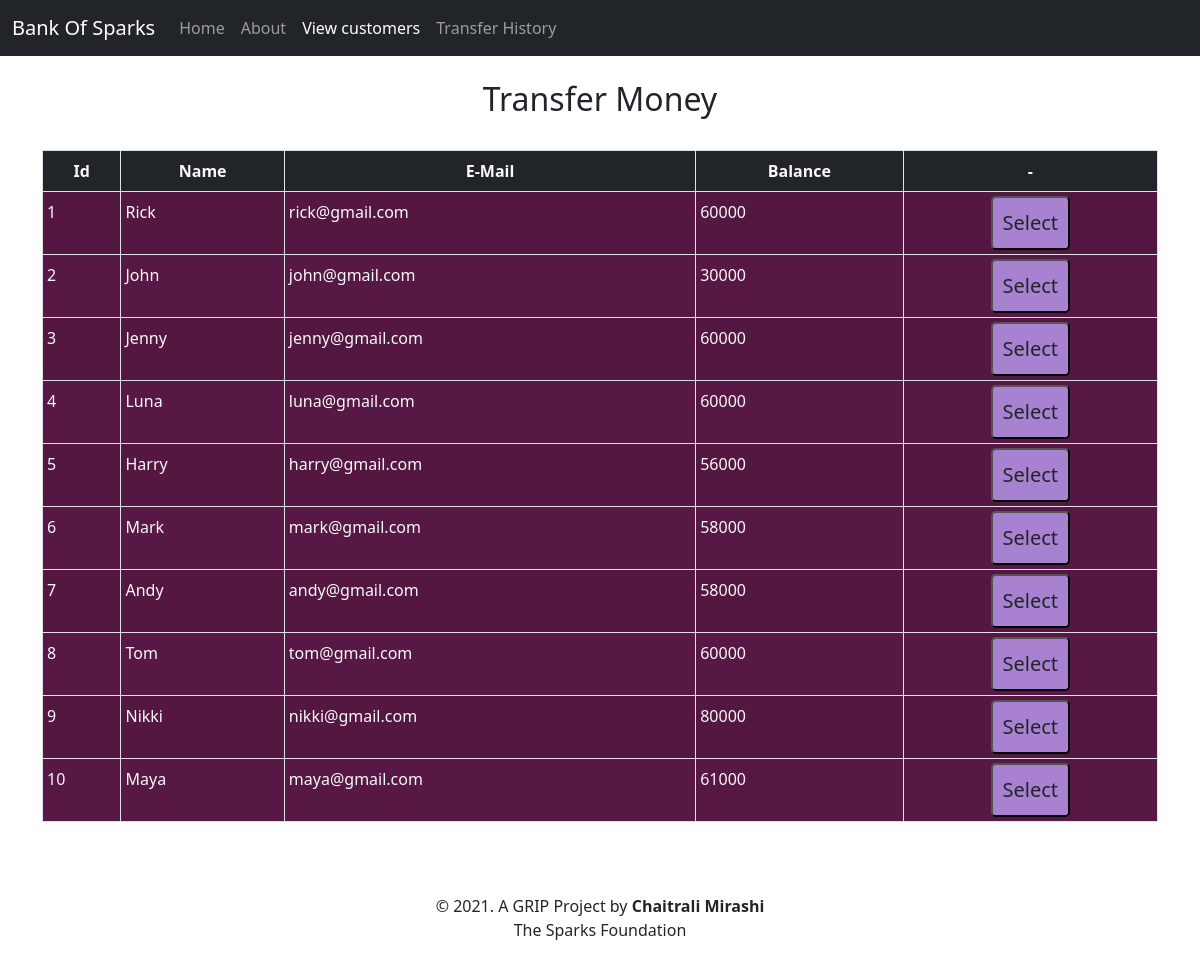
Page /viewcustomers.php on the committed database.
### tables this page shows
CREATE TABLE `viewcustomers` (
  `Id` int NOT NULL,
  `Customer_name` varchar(20) DEFAULT NULL,
  `Email_Id` varchar(40) DEFAULT NULL,
  `Balance` int DEFAULT NULL
);

### viewcustomers.php (the view, shortened to what this page needs)
<!doctype html>
<html lang="en">
  <head>
    <link href="https://cdn.jsdelivr.net/npm/bootstrap@5.0.0-beta3/dist/css/bootstrap.min.css" rel="stylesheet">
    <link rel="stylesheet" href="style.css">
  </head>
  <body>
    <nav class="navbar navbar-expand-lg navbar-dark bg-dark">
      <div class="container-fluid">
        <a class="navbar-brand" href="#">Bank Of Sparks</a>
        <div class="collapse navbar-collapse" id="navbarSupportedContent">
          <ul class="navbar-nav me-auto mb-2 mb-lg-0">
            <li class="nav-item">
              <a class="nav-link " aria-current="page" href="index.php">Home</a>
            </li>
            <li class="nav-item">
              <a class="nav-link" href="about.html">About</a>
            </li>
            <li class="nav-item">
              <a class="nav-link active" href="viewcustomers.php">View customers</a>
            </li>
            <li class="nav-item">
              <a class="nav-link" href="transactionhistory.php">Transfer History</a>
            </li>
          </ul>
        </div>
      </div>
    </nav>
    <?php
        $user = 'root';
        $password = 'Teja@1234';
        $database = 'CUSTOMER_INFO';
        $hostname = 'localhost';
        $mysqli = new mysqli($hostname, $user, $password, $database);
        $sql = "SELECT * FROM viewcustomers";
        $result = mysqli_query($mysqli,$sql);
    ?>
    <div class="container">
        <h2 class="text-center pt-4">Transfer Money</h2>
        <br>
            <div class="row">
                <div class="col">
                    <div class="table-responsive-sm">
                        <table class="table table-hover table-sm table-striped table-condensed table-bordered ">
                            <thead class="bg-dark">
                                <tr>
                                <th scope="col" class="text-center py-2 text-light">Id</th>
                                <th scope="col" class="text-center py-2 text-light">Name</th>
                                <th scope="col" class="text-center py-2 text-light">E-Mail</th>
                                <th scope="col" class="text-center py-2 text-light">Balance</th>
                                <th scope="col" class="text-center py-2 text-light">-</th>
                                </tr>
                            </thead>
                        <tbody class="customertable">
                            <?php
                                while($rows=mysqli_fetch_assoc($result)){
                            ?>
                            <tr>
                                <td class="py-2 text-light"><?php echo $rows['Id'] ?></td>
                                <td class="py-2 text-light"><?php echo $rows['Customer_name']?></td>
                                <td class="py-2 text-light"><?php echo $rows['Email_Id']?></td>
                                <td class="py-2 text-light"><?php echo $rows['Balance']?></td>
                                <td class="text-center"><a href="transaction.php?Id= <?php echo $rows['Id'] ;?>"> <button type="button" class="btn1 btn-lg text-dark">Select</button></a></td>
                            </tr>
                            <?php
                                }
                            ?>
                        </tbody>
                        </table>
                    </div>
                </div>
            </div>
    </div>
    <footer class="text-center mt-5 py-2">
        <p>&copy 2021. A GRIP Project by <b>Chaitrali Mirashi</b> <br> The Sparks Foundation</p>
    </footer>
  </body>
</html>

### style.css (style rules this page uses)
.btn1 { padding: 10px; background-color: #A981D1; }
.customertable { background: #581845; }

### rows in the picture
viewcustomers: Id "1", Customer_name "Rick", Email_Id "rick@gmail.com", Balance "60000"
viewcustomers: Id "2", Customer_name "John", Email_Id "john@gmail.com", Balance "30000"
viewcustomers: Id "3", Customer_name "Jenny", Email_Id "jenny@gmail.com", Balance "60000"
viewcustomers: Id "4", Customer_name "Luna", Email_Id "luna@gmail.com", Balance "60000"
viewcustomers: Id "5", Customer_name "Harry", Email_Id "harry@gmail.com", Balance "56000"
viewcustomers: Id "6", Customer_name "Mark", Email_Id "mark@gmail.com", Balance "58000"
viewcustomers: Id "7", Customer_name "Andy", Email_Id "andy@gmail.com", Balance "58000"
viewcustomers: Id "8", Customer_name "Tom", Email_Id "tom@gmail.com", Balance "60000"
viewcustomers: Id "9", Customer_name "Nikki", Email_Id "nikki@gmail.com", Balance "80000"
viewcustomers: Id "10", Customer_name "Maya", Email_Id "maya@gmail.com", Balance "61000"
